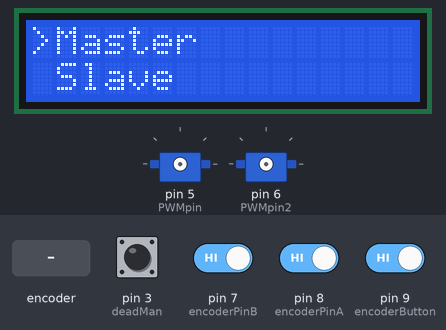
Bench run of a program on a simulated Arduino Pro Mini, built with avr-gcc and run on an emulated ATmega328P. Shown: 16×2 character LCD, 2 × servo. Inputs (shaded band) come from the test bench; at power-on: pin 3 (deadMan), pin 7 (encoderPinB), pin 8 (encoderPinA), pin 9 (encoderButton) HIGH.

Above: at 5.3 s.
5.4 s: pin 9 (encoderButton) driven LOW
At 5.77 s:
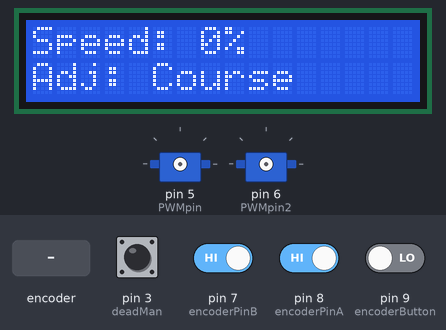
7.8 s: pin 3 (deadMan) pulled LOW for 1 s
At 8.8 s:
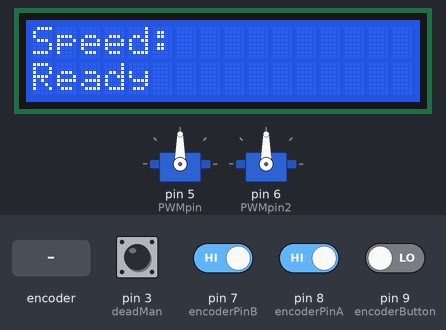
11.0 s: pin 3 (deadMan) pulled LOW for 0.15 s
At 11.27 s:
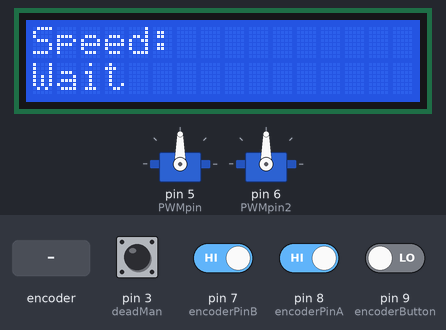
12.6 s: rotary encoder on pin 8 (encoderPinA) / pin 7 (encoderPinB) turned 3 steps (first pin leading)
At 13.39 s:
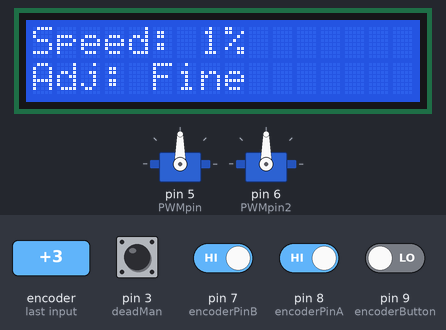
14.7 s: pin 3 (deadMan) pulled LOW for 3.2 s
At 15.3 s:
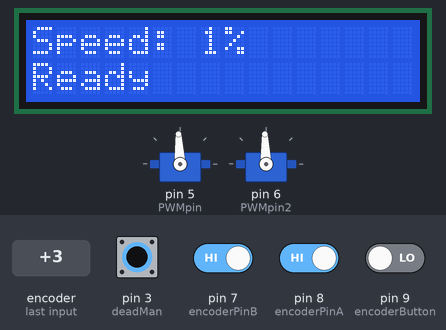
19.4 s: pin 9 (encoderButton) driven HIGH
Timing chart, 0 to 22.0 s (numbered marks = the images above; inputs shaded):
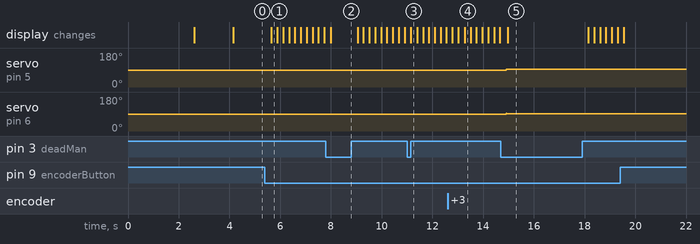

The program:

main.cpp
```cpp
#include <Arduino.h>
#include <Wire.h>
#include <Servo.h>
#include <LiquidCrystal_I2C.h>

#include <pins.h>

//menus screens
void mainMenu();
void speedMenu();
void slaveScreen();
void titleScreen();

//operation functions
void runMotor();
void fineAdjustment();
void getEncoder();
void speedCheck();
void drawControlScreen();

//sets up the lcd object
LiquidCrystal_I2C lcd(0x27, 16, 2);
//sets up the motor controller
Servo controller;
Servo controller2;

//keeps track for the encoder position and encoder state changes
int encoderValue = -1; //current encode value
int encoderPinALast = LOW; //previous pin A pulse
int n = LOW; //current pin A pulse
bool newValue = false; //encoder value change

//keeps track of the fine and course adjustment mode
bool fineAdjust = true; //state of fine adjustment
String adjustment = "Fine"; //text for the current adjustment mode

//keeps track of master and slave mode
bool slave = true;

//used to debounce the encoder button
const int buttonDelay = 225;

//version data
const float version = 1.00; //2 decimals
const String date = "Nov 2019"; //no decimal on the month

void setup() {
  //Serial.begin(115200);

  //sets the encoder pins to inputs
  pinMode(encoderPinA, INPUT);
  pinMode(encoderPinB, INPUT);

  //sets the button inputs with pullups
  pinMode(encoderButton, INPUT_PULLUP);
  pinMode(deadMan, INPUT_PULLUP);

  lcd.init(); //initializes the lcd object
  lcd.backlight(); //turns on the backlight

  //runs the title screen
  titleScreen();
}

void loop() {
  //the main loop is run in a seperate funcion
  mainMenu();
}

//draws the title screen before starting the program
void titleScreen() {
  lcd.clear();
  //draws the team name centered on the screen
  lcd.setCursor(1, 0);
  lcd.print("4488 Shockwave");
  //draws the device name
  lcd.setCursor(0, 1);
  lcd.print("Speed Controller");
  //keeps everything on the display long enough to read then clears it
  delay(2500);
  lcd.clear();

  //draws the version number
  lcd.setCursor(4, 0);
  lcd.print("Ver ");
  lcd.print(version, 2);
  //draws the date of the version release
  lcd.setCursor(4, 1);
  lcd.print(date);

  //keeps everything on the display long enough to read then clears it
  delay(1500);
  lcd.clear();
}

//checks for encoder change and direction of change
void getEncoder() {
  //stores the current encoder pin A value
  n = digitalRead(encoderPinA);

  //checks if the encoder changed position
  //encoder position starts at 0
  //a CW turn increases the postion count
  //a CCW turn decreases the position count
  if ((encoderPinALast == LOW) && (n == HIGH)) {
    //checks the state of pin B
    //if low, the encoder turned CCW
    //if high, the encoder turned CW
    if (digitalRead(encoderPinB) == LOW) {
      //fine adjustment allows for incraments of 1
      //course adjustment is in incraments of 10
      if(fineAdjust == true) {
        encoderValue--;
      }
      else {
        encoderValue -= 10;
      }
    }
    else {
      if(fineAdjust == true) {
        encoderValue++;
      }
      else {
        encoderValue += 10;
      }
    }
    //sets the new value flag for drawing use
    newValue = true;
  }

  //staores the new pin A value for comparison to the next encoder state check
  encoderPinALast = n;
}

//toggles fine and course adjustment
void fineAdjustment() {
  //checks if the encoder button was pressed
  if(digitalRead(encoderButton) == LOW) {
    //debounces the button
    delay(buttonDelay);

    //sets the draw position to the begining of the current adjustment mode
    lcd.setCursor(5, 1);

    //changes the adjustment mode (i.e. course to fine and fine to course)
    if(fineAdjust == false) {
      fineAdjust = true;
      adjustment = "Fine";

      //prints the new adjstment mode
      lcd.print(adjustment);
      //draws 2 blank characters becasue "fine" is 2 characters shorter than "course"
      //the "se" needs to be erased if it's there
      lcd.print("  ");
    }
    else {
      fineAdjust = false;
      adjustment = "Course";

      //prints the new adjstment mode
      lcd.print(adjustment);
    }
  }
}

//limits the range of the encoder adjustment from -100 to 100 and jumps over -10 to 10 because
void speedCheck() {
  //keeps the motor speed under 101%
  if(encoderValue > 100) {
    encoderValue = 100;
  }

  //keeps the motor speed above 101%
  if(encoderValue < -100) {
    encoderValue = -100;
  }
}

//draws the speed if a change was made
void drawControlScreen() {
    //draws the speed text
    lcd.setCursor(0, 0);
    lcd.print("Speed: ");
    //clears the current speed value
    lcd.print("     ");
    //draws the enocder value with `%` at the end
    lcd.setCursor(7, 0);
    lcd.print(encoderValue);
    lcd.print("%");

    //draws the adjustment mode text
    lcd.setCursor(0, 1);
    lcd.print("Adj: ");
    //draws the adjustment mode
    lcd.print(adjustment);
}

//controlls the motor speed and runs the motor when the button is pressed
//many checks to make sure the
void controlScreen() {
  int i, PWMvalue, rPWMvalue;

  //resets the encoder value
  encoderValue = 0;
  //changes from fine adjustment to course adjustment
  fineAdjust = false;
  adjustment = "Course";

  //draws he initial control screen
  drawControlScreen();

  while(true) {
    //checks for adjustment mode change
    fineAdjustment();

    //gets any encoder changes
    getEncoder();

    //checks for encoder value in bounds
    speedCheck();

    //if an encoder change was made, update the control screen
    if(newValue == true) {
      drawControlScreen();
      newValue = false;
    }

    //starts tmothe or only if the the controller is the master and the deadman switch is pressed for safety
    while(slave == false && digitalRead(deadMan) == LOW) {
      controller.attach(PWMpin);
      controller2.attach(PWMpin2);

      //tells the operator to wait while the motor ramps up to speed
      lcd.setCursor(0, 1);
      lcd.print("Wait       ");

      //clears the currently displayed motor speed
      lcd.setCursor(7, 0);
      lcd.print("     ");

      //ramps the motor up to speed
      //2 cases for a postive and negative speed
      for(i = 0; i <= abs(encoderValue); i++) {
        //verifies that the deadman switch is pressed and the operator is still alive
        //if the operator releases the button, disable the PWM output
        if(digitalRead(deadMan) != LOW) {
          controller.detach();
          controller2.detach();
          break;
        }

        //moves the cursor to the location of the motor speed
        lcd.setCursor(7, 0);

        //if the motor is set to reverse
        if(encoderValue < 0) {
          PWMvalue = -i * 5 + 1500;
          rPWMvalue = i * 5 + 1500;
          controller.writeMicroseconds(PWMvalue);
          controller2.writeMicroseconds(rPWMvalue);
          lcd.print(-i);
        }
        //if the motor is ser to forward
        else if(encoderValue > 0) {
          PWMvalue = i * 5 + 1500;
          rPWMvalue = -i * 5 + 1500;
          controller.writeMicroseconds(PWMvalue);
          controller2.writeMicroseconds(rPWMvalue);
          lcd.print(i);
        }
        //something has gone terribly wrong, stop the motor
        else {
          controller.detach();
          controller2.detach();
          break;
        }

        //print the current motor speed
        lcd.print("%");
        delay(25);
      }


      if(digitalRead(deadMan) == LOW) {
        //tells the operator the motor is at speed
        lcd.setCursor(12, 1);
        lcd.print("    ");
        lcd.setCursor(0, 1);
        lcd.print("Ready");
      }

      //runs the safety checks again then runs the motor if they are met
      while(slave == false && digitalRead(deadMan) == LOW) {
        PWMvalue = encoderValue * 5 + 1500;
        rPWMvalue = -encoderValue * 5 + 1500;
        controller.writeMicroseconds(PWMvalue);
        controller2.writeMicroseconds(rPWMvalue);
      }

      controller.detach();
      controller2.detach();

      //debounces the button
      delay(buttonDelay);

      //redraws the control screen fo the operator to edit
      drawControlScreen();
    }
  }
}

//The screen that is drawn when slave mode is selected
void slaveScreen() {
  //tells the operator to use the master controller for speed control
  lcd.setCursor(1, 0);
  lcd.print("Use the master");
  lcd.setCursor(0, 1);
  lcd.print("to control speed");

  //loops forever and sleeps for ~16.7 minutes to reduce processor load
  while(true) {
    delay(1000000);
  }
}

//lets the operator select which mode to use
void mainMenu() {
  //draws the 2 menu options
  lcd.setCursor(1, 0);
  lcd.print("Master");
  lcd.setCursor(1, 1);
  lcd.print("Slave");

  //loops until the operator makes a mode selection
  while(true) {
    //draws the cursor at the encoder position
    lcd.setCursor(0, encoderValue);
    lcd.print(">");

    //checks for an encoder value change
    getEncoder();

    //keeps the encoder value in the valid range for the menu
    if(encoderValue < 0) {
      encoderValue = 0;
    }
    else if(encoderValue > 1) {
      encoderValue = 1;
    }

    //moves the cursor if the encoder changes position
    if(newValue == true){
      if(encoderValue == 0){
        //moves the cursor to the first line
        lcd.setCursor(0, 1);
        lcd.print(" ");
        lcd.setCursor(0, 0);
        lcd.print(">");
      }
      else if(encoderValue == 1) {
        //moves the cursor the the second line
        lcd.setCursor(0, 0);
        lcd.print(" ");
        lcd.setCursor(0, 1);
        lcd.print(">");
      }

      newValue = false;
    }

    //selects the manu option that the cursor is on
    if(digitalRead(encoderButton) == LOW) {
      delay(buttonDelay);

      //master
      if(encoderValue == 0) {
        //changes the slave state
        slave = false;
        lcd.clear();
        //starts the motor controller program
        controlScreen();
      }
      //slave
      else if(encoderValue == 1) {
        //sets the slave state just incase
        slave = true;
        lcd.clear();
        //draws the slave message
        slaveScreen();
      }
    }
  }
}
```

pins.h
```cpp
#ifndef PINS_H
#define PINS_H

const int encoderPinA = 8; //encoder pin A
const int encoderPinB = 7; //encoder pin B
const int encoderButton = 9; //encoder button
const int deadMan = 3; //deadman button
const int PWMpin = 5;
const int PWMpin2 = 6;

#endif
```

Measured:
- after the input at 5.4 s, the display: changes after 0.25 s (image 1)
- after the input at 7.8 s, the display: changes after 0.20 s (image 2)
- after the input at 11.0 s, the display: changes after 0.15 s (image 3)
- after the input at 12.6 s, the display: first differs from a run without the input after 0.67 s (image 4)
- after the input at 14.7 s, servo on pin 5 (PWMpin): 90° → 93° after 0.21 s; servo on pin 6 (PWMpin2): 90° → 92° after 0.21 s; the display: changes after 0.28 s (image 5)
